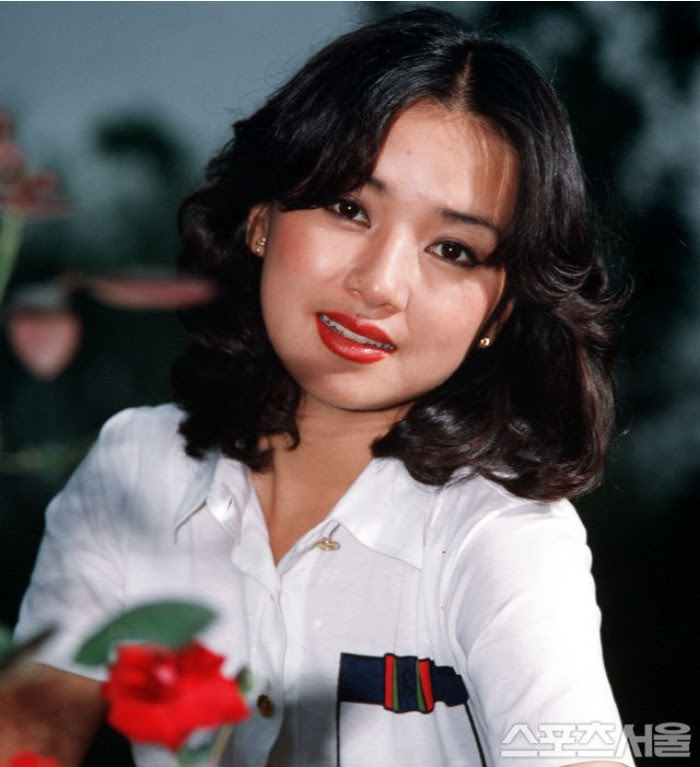
#> input picture girl.jpg, 700 x 767 px
$ python gamma.py
#> lines starting #> are read from the running program, lines starting #| are printed output that depends on the picture
# -*- coding: utf-8 -*-
"""
Created on Mon Mar 13 16:14:52 2023

@author: MC-IBD-Dev
"""

import cv2 as cv
import numpy as np

img= cv.imread('girl.jpg')
#> img is the input picture: shape (767, 700, 3); mean B, G, R 90.6, 89.7, 97.9
img= cv.resize(img, dsize=(0,0), fx= 0.25, fy= 0.25)
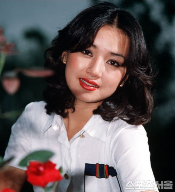
#> img: shape (192, 175, 3); mean B, G, R 90.5, 89.6, 97.8

def gamma(f,gamma=1.0):
#> called with gamma = 0.5
    f1= f/ 255.0
    return np.uint8(255*(f1**gamma))
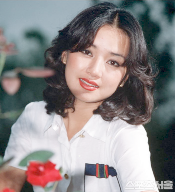
#> returned value: shape (192, 175, 3); mean of channels 0, 1, 2 133.9, 133.1, 136.8; drawn as B, G, R


gc= np.hstack((gamma(img, 0.5)
               ,gamma(img, 0.75)
               ,gamma(img, 1.0)
               ,gamma(img, 2.0)
               ,gamma(img, 3.0)))
#> call 2 of gamma, with gamma = 0.75
#> in gamma (call 2), `return np.uint8(255*(f1**gamma))`:
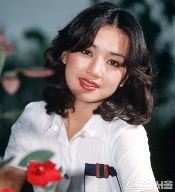
#> returned value: shape (192, 175, 3); mean of channels 0, 1, 2 107.4, 106.6, 113; drawn as B, G, R
#> call 4 of gamma, with gamma = 2
#> in gamma (call 4), `return np.uint8(255*(f1**gamma))`:
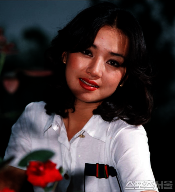
#> returned value: shape (192, 175, 3); mean of channels 0, 1, 2 56.6, 54.8, 65.5; drawn as B, G, R
#> in gamma (call 5), `return np.uint8(255*(f1**gamma))`:
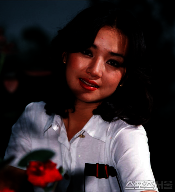
#> returned value: shape (192, 175, 3); mean of channels 0, 1, 2 42.5, 39.9, 50.6; drawn as B, G, R
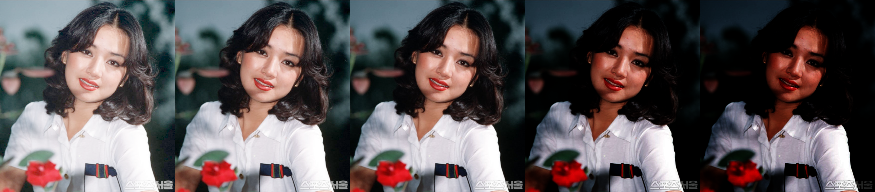
#> gc: shape (192, 875, 3); mean B, G, R 86.2, 84.8, 92.8

cv.imshow('gamma', gc)

cv.waitKey(0)
cv.destroyAllWindows()

$ run again, with dog.jpg copied over girl.jpg
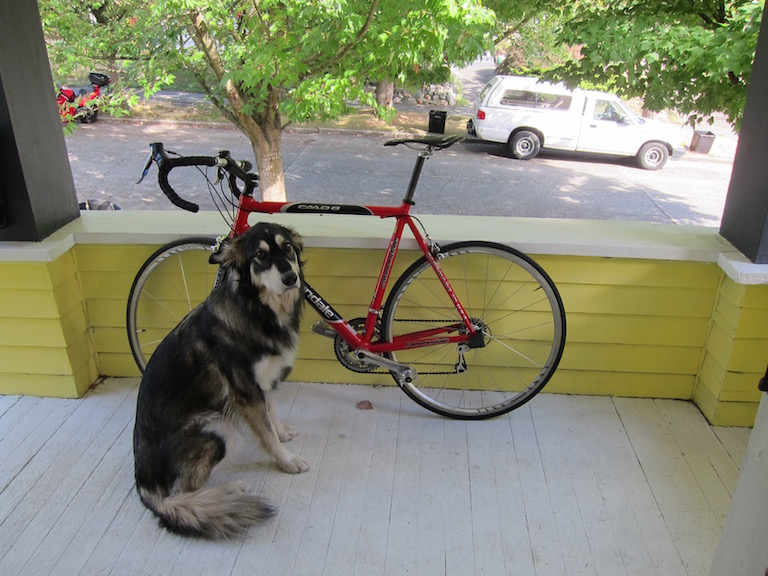
#> input picture dog.jpg, 768 x 576 px
#> img is the input picture: shape (576, 768, 3); mean B, G, R 114.1, 135.7, 134.4
#> img: shape (144, 192, 3)
#> in gamma (call 5), `return np.uint8(255*(f1**gamma))`:
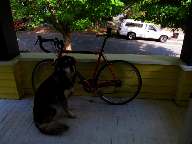
#> returned value: shape (144, 192, 3); mean of channels 0, 1, 2 41.6, 52.2, 50.3; drawn as B, G, R
#> `gc= np.hstack((gamma(img, 0.5) ,gamma(img, 0.75) ,gamma(img, 1.0) ,gam..`:
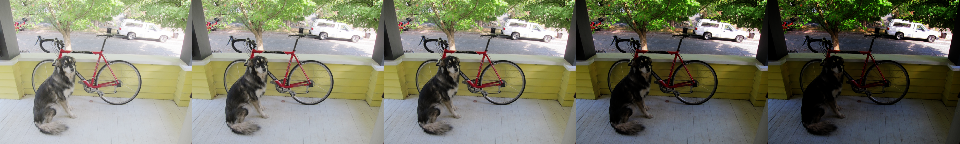
#> gc: shape (144, 960, 3); mean B, G, R 103.7, 121.3, 120
